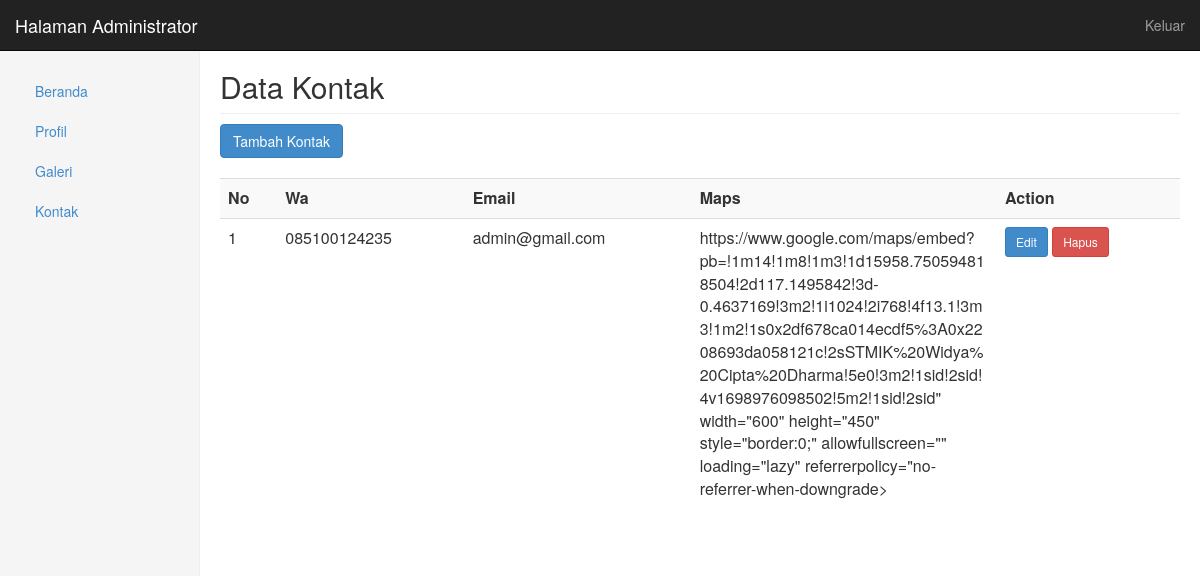
The page /admin/admin.php?page=kontak (signed in) on the database its author committed.
### tables this page shows
CREATE TABLE `kontak` (
  `Id_kontak` int(11) NOT NULL,
  `Wa` varchar(50) NOT NULL,
  `email` varchar(50) NOT NULL,
  `maps` text NOT NULL
);

### admin/kontak/kontak.php (the view)
<h2 class="sub-header">Data Kontak</h2>
<a href="?page=kontak_tambah" class="btn btn-primary">Tambah Kontak</a><br><br>
<div class="table-responsive">
<table class="table table-striped">
<tr>
<th>No</th>
<th>Wa</th>
<th>Email</th>
<th>Maps</th>
<th>Action</th>
</tr>
<?php
$no = 1;
$sql = mysqli_query($koneksi, "SELECT * FROM kontak") or die(mysqli_error());
while ($data = mysqli_fetch_array($sql)) {
    ?>
                        <tr>
                        <td> <?php echo $no; ?> </td>
                        <td> <?php echo $data['Wa']; ?> </td>
                        <td> <?php echo $data['email']; ?> </td>
                        <td style="word-wrap: break-word;max-width: 200px;"><?php echo $data['maps']; ?> </td>
                        <td>
                        <a href="?page=kontak_edit&id=<?php echo $data['Id_kontak']; ?>" class="btn btn-primary btn-sm"> Edit </a>
                        <a href="?page=kontak_hapus&id=<?php echo $data['Id_kontak']; ?>" class="btn btn-danger btn-sm"> Hapus </a>
                        </td>
                        </tr>
                        <?php
                        $no++;
}
?>
</table>

### admin/admin.php (shortened to what this page needs)
<?php
if (!empty($_SESSION['username']) and !empty($_SESSION['password'])) {
    ?>
    <html>
    <head>
    <link href="../bootstrap/css/bootstrap.min.css" rel="stylesheet">
    <link rel="stylesheet" href="../css/admin.css">
    </head>
    <body>
    <nav class="navbar navbar-inverse navbar-fixed-top">
    <div class="container-fluid">
    <?php include("menu.php"); ?>
    </div>
    </nav>
    <div class="container-fluid">
    <div class="row">
    <div class="col-md-2 col-sm-3 sidebar hidden-xs">
    <?php include("sidebar.php"); ?>
    </div>
    <div class="col-sm-9 col-sm-offset-3 col-md-10 col-md-offset-2
main">
    <?php include("konten.php"); ?>
    </div>
    </div>
    </div>
    </body>
    </html>
    <?php
} else {
    echo "Dilarang membuka halaman ini!";
    echo "<meta http-equiv='refresh' content='1; url=index.php'>";
}
?>

### admin/menu.php (shortened to what this page needs)
<div class="navbar-header">
<a class="navbar-brand" href="#">Halaman Administrator</a>
</div>
<div id="navbar" class="navbar-collapse collapse">
<ul class="nav navbar-nav navbar-right">
<li><a href="?page=keluar"> Keluar </a></li>
</ul>
</div>

### admin/sidebar.php
<ul class="nav nav-sidebar">
<li><a href="admin.php"> Beranda</a></li>
<li><a href="?page=profil">	Profil	</a></li>
<li><a href="?page=galeri">Galeri</a></li>
<li><a href="?page=kontak">Kontak</a></li>
</ul>

### admin/konten.php (shortened to what this page needs)
<?php
if (isset($_GET['page']))
    $page = $_GET['page'];
else
    $page = "beranda";
if ($page == "beranda")
    include("beranda.php");
elseif ($page == "keluar")
    include("keluar.php");
elseif ($page == "galeri")
    include("galeri/galeri.php");
elseif ($page == "galeri_tambah")
    include("galeri/galeri_tambah.php");
elseif ($page == "galeri_tambahproses")
    include("galeri/galeri_tambahproses.php");
elseif ($page == "galeri_edit")
    include("galeri/galeri_edit.php");
elseif ($page == "galeri_editproses")
    include("galeri/galeri_editproses.php");
elseif ($page == "galeri_hapus")
    include("galeri/galeri_hapus.php");
elseif ($page == "kontak")
    include("kontak/kontak.php");
elseif ($page == "kontak_tambah")
    include("kontak/kontak_tambah.php");
elseif ($page == "kontak_tambahproses")
    include("kontak/kontak_tambahproses.php");
elseif ($page == "kontak_edit")
    include("kontak/kontak_edit.php");
elseif ($page == "kontak_editproses")
    include("kontak/kontak_editproses.php");
elseif ($page == "kontak_hapus")
    include("kontak/kontak_hapus.php");
elseif ($page == "profil")
    include("profil/profil.php");
elseif ($page == "profil_tambah")
    include("profil/profil_tambah.php");
elseif ($page == "profil_tambahproses")
    include("profil/profil_tambahproses.php");
elseif ($page == "profil_edit")
    include("profil/profil_edit.php");
elseif ($page == "profil_editproses")
    include("profil/profil_editproses.php");
elseif ($page == "profil_hapus")
    include("profil/profil_hapus.php");
else
    echo "Konten tidak ada";
?>

### css/admin.css (style rules this page uses)
.sidebar { position: fixed; top: 51px; bottom: 0; left: 0; z-index: 1000; display: block; padding: 20px; overflow-x: hidden; overflow-y: auto; background-color: #f5f5f5; border-right: 1px solid #eee; }
.sub-header { margin-top: 50px; padding-bottom: 10px; border-bottom: 1px solid #eee; }
.main { padding: 20px; }

### rows shown on the page
kontak: Wa "085100124235", email "admin@gmail.com", maps "https://www.google.com/maps/embed?pb=!1m14!1m8!1m3!1d15958.750594818504!2d117.1495842!3d-0.4637169!3m2!1i1024!2i768!4f13.1!3m3!1m2!1s0x2df678ca014ecdf5%3A0x2208693da058121c!2sSTMIK%20Widya%20Cipta%20Dharma!5e0!3m2!1sid!2sid!4v1698976098502!5m2!1sid!2sid\" width=\"600\" height=\"450\" style=\"border:0;\" allowfullscreen=\"\" loading=\"lazy\" referrerpolicy=\"no-referrer-when-downgrade>"
